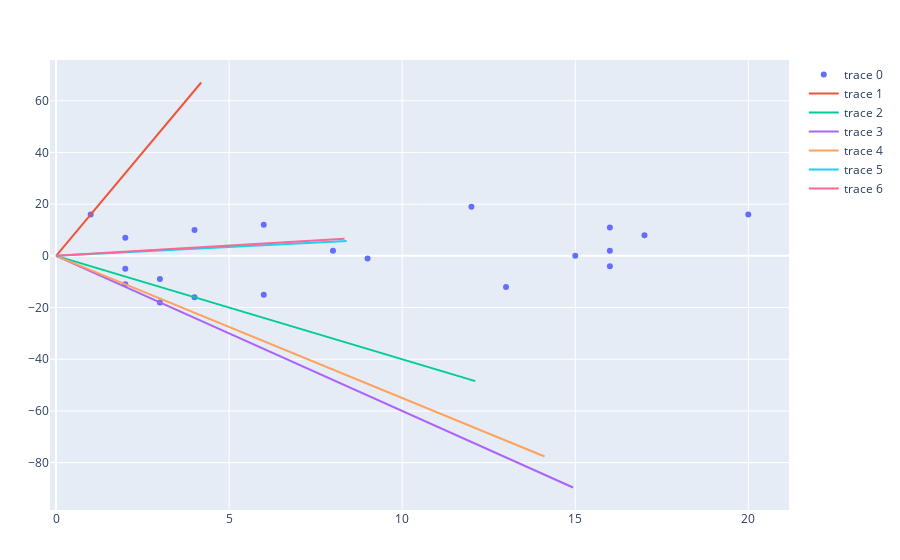

This figure's notebook cell:
### Code cell
FinalConicHull(m3)

### Figure 1 — Plotly figure (JSON) as saved in the notebook; plotly's stock layout.template omitted (floating-point values rounded to 4 significant figures)
{"data": [{"mode": "markers", "type": "scatter", "x": [2, 3, 20, 6, 3, 8, 13, 16, 4, 6, 4, 1, 16, 9, 17, 15, 2, 16, 2, 12], "y": [-11, -9, 16, -15, -18, 2, -12, 2, 10, 12, -16, 16, 11, -1, 8, 0, -5, -4, 7, 19]}, {"mode": "lines", "type": "scatter", "x": [4.192, 0], "y": [67.07, 0]}, {"mode": "lines", "type": "scatter", "x": [12.11, 0], "y": [-48.46, 0]}, {"mode": "lines", "type": "scatter", "x": [14.94, 0], "y": [-89.62, 0]}, {"mode": "lines", "type": "scatter", "x": [14.11, 0], "y": [-77.63, 0]}, {"mode": "lines", "type": "scatter", "x": [8.395, 0], "y": [5.772, 0]}, {"mode": "lines", "type": "scatter", "x": [8.334, 0], "y": [6.667, 0]}], "layout": {"margin": {"b": 50, "l": 50, "r": 50, "t": 60}}}
